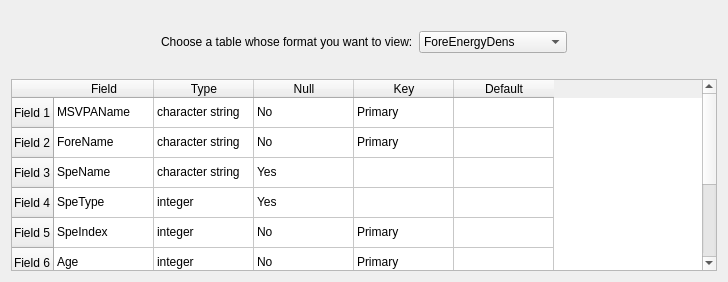
   <widget class="QWidget" name="tab_2">
    <attribute name="title">
     <string>3. View table formats</string>
    </attribute>
    <layout class="QVBoxLayout" name="verticalLayout_3">
     <item>
      <spacer name="verticalSpacer">
       <property name="orientation">
        <enum>Qt::Vertical</enum>
       </property>
       <property name="sizeType">
        <enum>QSizePolicy::Fixed</enum>
       </property>
       <property name="sizeHint" stdset="0">
        <size>
         <width>20</width>
         <height>20</height>
        </size>
       </property>
      </spacer>
     </item>
     <item>
      <layout class="QHBoxLayout" name="horizontalLayout_7">
       <item>
        <spacer name="horizontalSpacer_8">
         <property name="orientation">
          <enum>Qt::Horizontal</enum>
         </property>
         <property name="sizeType">
          <enum>QSizePolicy::Fixed</enum>
         </property>
         <property name="sizeHint" stdset="0">
          <size>
           <width>150</width>
           <height>20</height>
          </size>
         </property>
        </spacer>
       </item>
       <item>
        <widget class="QLabel" name="label_4">
         <property name="text">
          <string>Choose a table whose format you want to view:</string>
         </property>
        </widget>
       </item>
       <item>
        <widget class="QComboBox" name="comboBox">
         <property name="editable">
          <bool>false</bool>
         </property>
         <item>
          <property name="text">
           <string>ForeEnergyDens</string>
          </property>
         </item>
         <item>
          <property name="text">
           <string>ForeOutput</string>
          </property>
         </item>
         <item>
          <property name="text">
           <string>ForePredGrowth</string>
          </property>
         </item>
         <item>
          <property name="text">
           <string>ForePredVonB</string>
          </property>
         </item>
         <item>
          <property name="text">
           <string>ForeSRQ</string>
          </property>
         </item>
         <item>
          <property name="text">
           <string>ForeSRR</string>
          </property>
         </item>
         <item>
          <property name="text">
           <string>ForeSuitPreyBiomass</string>
          </property>
         </item>
         <item>
          <property name="text">
           <string>Forecasts</string>
          </property>
         </item>
         <item>
          <property name="text">
           <string>...</string>
          </property>
         </item>
        </widget>
       </item>
       <item>
        <spacer name="horizontalSpacer_9">
         <property name="orientation">
          <enum>Qt::Horizontal</enum>
         </property>
         <property name="sizeType">
          <enum>QSizePolicy::Fixed</enum>
         </property>
         <property name="sizeHint" stdset="0">
          <size>
           <width>150</width>
           <height>20</height>
          </size>
         </property>
        </spacer>
       </item>
      </layout>
     </item>
     <item>
      <spacer name="verticalSpacer_2">
       <property name="orientation">
        <enum>Qt::Vertical</enum>
       </property>
       <property name="sizeType">
        <enum>QSizePolicy::Fixed</enum>
       </property>
       <property name="sizeHint" stdset="0">
        <size>
         <width>20</width>
         <height>20</height>
        </size>
       </property>
      </spacer>
     </item>
     <item>
      <widget class="QTableWidget" name="tableWidget">
       <row>
        <property name="text">
         <string>Field 1</string>
        </property>
       </row>
       <row>
        <property name="text">
         <string>Field 2</string>
        </property>
       </row>
       <row>
        <property name="text">
         <string>Field 3</string>
        </property>
       </row>
       <row>
        <property name="text">
         <string>Field 4</string>
        </property>
       </row>
       <row>
        <property name="text">
         <string>Field 5</string>
        </property>
       </row>
       <row>
        <property name="text">
         <string>Field 6</string>
        </property>
       </row>
       <row>
        <property name="text">
         <string>Field 7</string>
        </property>
       </row>
       <row>
        <property name="text">
         <string>Field 8</string>
        </property>
       </row>
       <row>
        <property name="text">
         <string>Field 9</string>
        </property>
       </row>
       <column>
        <property name="text">
         <string>Field</string>
        </property>
       </column>
       <column>
        <property name="text">
         <string>Type</string>
        </property>
       </column>
       <column>
        <property name="text">
         <string>Null</string>
        </property>
       </column>
       <column>
        <property name="text">
         <string>Key</string>
        </property>
       </column>
       <column>
        <property name="text">
         <string>Default</string>
        </property>
       </column>
       <item row="0" column="0">
        <property name="text">
         <string>MSVPAName</string>
        </property>
       </item>
       <item row="0" column="1">
        <property name="text">
         <string>character string</string>
        </property>
       </item>
       <item row="0" column="2">
        <property name="text">
         <string>No</string>
        </property>
       </item>
       <item row="0" column="3">
        <property name="text">
         <string>Primary</string>
        </property>
       </item>
       <item row="1" column="0">
        <property name="text">
         <string>ForeName</string>
        </property>
       </item>
       <item row="1" column="1">
        <property name="text">
         <string>character string</string>
        </property>
       </item>
       <item row="1" column="2">
        <property name="text">
         <string>No</string>
        </property>
       </item>
       <item row="1" column="3">
        <property name="text">
         <string>Primary</string>
        </property>
       </item>
       <item row="2" column="0">
        <property name="text">
         <string>SpeName</string>
        </property>
       </item>
       <item row="2" column="1">
        <property name="text">
         <string>character string</string>
        </property>
       </item>
       <item row="2" column="2">
        <property name="text">
         <string>Yes</string>
        </property>
       </item>
       <item row="2" column="3">
        <property name="text">
         <string/>
        </property>
       </item>
       <item row="3" column="0">
        <property name="text">
         <string>SpeType</string>
        </property>
       </item>
       <item row="3" column="1">
        <property name="text">
         <string>integer</string>
        </property>
       </item>
       <item row="3" column="2">
        <property name="text">
         <string>Yes</string>
        </property>
       </item>
       <item row="4" column="0">
        <property name="text">
         <string>SpeIndex</string>
        </property>
       </item>
       <item row="4" column="1">
        <property name="text">
         <string>integer</string>
        </property>
       </item>
       <item row="4" column="2">
        <property name="text">
         <string>No</string>
        </property>
       </item>
       <item row="4" column="3">
        <property name="text">
         <string>Primary</string>
        </property>
       </item>
       <item row="5" column="0">
        <property name="text">
         <string>Age</string>
        </property>
       </item>
       <item row="5" column="1">
        <property name="text">
         <string>integer</string>
        </property>
       </item>
       <item row="5" column="2">
        <property name="text">
         <string>No</string>
        </property>
       </item>
       <item row="5" column="3">
        <property name="text">
         <string>Primary</string>
        </property>
       </item>
       <item row="6" column="0">
        <property name="text">
         <string>Season</string>
        </property>
       </item>
       <item row="6" column="1">
        <property name="text">
         <string>integer</string>
        </property>
       </item>
       <item row="6" column="2">
        <property name="text">
         <string>No</string>
        </property>
       </item>
       <item row="6" column="3">
        <property name="text">
         <string>Primary</string>
        </property>
       </item>
       <item row="7" column="0">
        <property name="text">
         <string>EnergyDens</string>
        </property>
       </item>
       <item row="7" column="1">
        <property name="text">
         <string>double</string>
        </property>
       </item>
       <item row="7" column="2">
        <property name="text">
         <string>Yes</string>
        </property>
       </item>
       <item row="7" column="3">
        <property name="text">
         <string/>
        </property>
       </item>
       <item row="8" column="0">
        <property name="text">
         <string>AvgDietE</string>
        </property>
       </item>
       <item row="8" column="1">
        <property name="text">
         <string>double</string>
        </property>
       </item>
       <item row="8" column="2">
        <property name="text">
         <string>Yes</string>
        </property>
       </item>
       <item row="8" column="3">
        <property name="text">
         <string/>
        </property>
       </item>
      </widget>
     </item>
    </layout>
   </widget>
